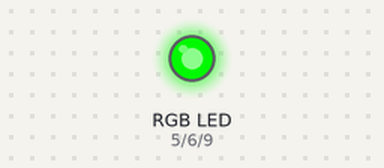
A sketch run on a simulated Arduino Uno, built with avr-gcc and run on an emulated ATmega328P. On the bench: an RGB LED mixed from three pins (HIGH = lit).

Above: at 0.66 s.
Timing chart, 0 to 40.0 s (numbered marks = the images above):
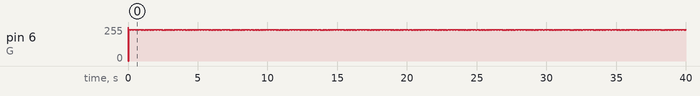

The sketch:

RGB.ino
```cpp
int R = 5;
int G = 6;
int B = 9;
void setup() {
  // put your setup code here, to run once:
pinMode(R,OUTPUT);
pinMode(G,OUTPUT);
pinMode(B,OUTPUT);
}

void loop() {
  // put your main code here, to run repeatedly:
  for(int rBrightness = 0;rBrightness < 255;rBrightness++)
    analogWrite(G,rBrightness);
    delay(10);
}
```
